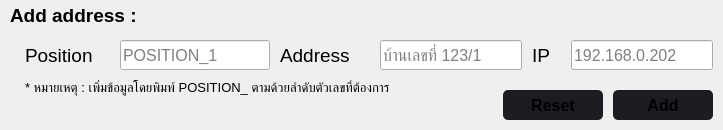
                               <widget class="QFrame" name="frame_top_add_address">
                                <property name="minimumSize">
                                 <size>
                                  <width>0</width>
                                  <height>130</height>
                                 </size>
                                </property>
                                <property name="maximumSize">
                                 <size>
                                  <width>16777215</width>
                                  <height>130</height>
                                 </size>
                                </property>
                                <property name="frameShadow">
                                 <enum>QFrame::Raised</enum>
                                </property>
                                <layout class="QVBoxLayout" name="layout_frame_top_add_token_4">
                                 <property name="spacing">
                                  <number>10</number>
                                 </property>
                                 <property name="leftMargin">
                                  <number>10</number>
                                 </property>
                                 <property name="topMargin">
                                  <number>0</number>
                                 </property>
                                 <property name="rightMargin">
                                  <number>10</number>
                                 </property>
                                 <property name="bottomMargin">
                                  <number>0</number>
                                 </property>
                                 <item>
                                  <widget class="QLabel" name="label_top_add_address">
                                   <property name="minimumSize">
                                    <size>
                                     <width>0</width>
                                     <height>30</height>
                                    </size>
                                   </property>
                                   <property name="maximumSize">
                                    <size>
                                     <width>16777215</width>
                                     <height>30</height>
                                    </size>
                                   </property>
                                   <property name="font">
                                    <font>
                                     <pointsize>14</pointsize>
                                     <weight>75</weight>
                                     <bold>true</bold>
                                    </font>
                                   </property>
                                   <property name="text">
                                    <string>Add address :</string>
                                   </property>
                                  </widget>
                                 </item>
                                 <item>
                                  <widget class="QFrame" name="frame_top_add_address_2">
                                   <property name="frameShadow">
                                    <enum>QFrame::Raised</enum>
                                   </property>
                                   <layout class="QHBoxLayout" name="layout_frame_top_add_token_5">
                                    <property name="spacing">
                                     <number>10</number>
                                    </property>
                                    <property name="leftMargin">
                                     <number>15</number>
                                    </property>
                                    <property name="topMargin">
                                     <number>0</number>
                                    </property>
                                    <property name="rightMargin">
                                     <number>0</number>
                                    </property>
                                    <property name="bottomMargin">
                                     <number>0</number>
                                    </property>
                                    <item>
                                     <widget class="QLabel" name="label_address_position">
                                      <property name="minimumSize">
                                       <size>
                                        <width>85</width>
                                        <height>0</height>
                                       </size>
                                      </property>
                                      <property name="maximumSize">
                                       <size>
                                        <width>85</width>
                                        <height>16777215</height>
                                       </size>
                                      </property>
                                      <property name="font">
                                       <font>
                                        <pointsize>14</pointsize>
                                        <weight>50</weight>
                                        <bold>false</bold>
                                       </font>
                                      </property>
                                      <property name="text">
                                       <string>Position</string>
                                      </property>
                                     </widget>
                                    </item>
                                    <item>
                                     <widget class="QLineEdit" name="lineEdit_address_position">
                                      <property name="minimumSize">
                                       <size>
                                        <width>150</width>
                                        <height>30</height>
                                       </size>
                                      </property>
                                      <property name="maximumSize">
                                       <size>
                                        <width>150</width>
                                        <height>16777215</height>
                                       </size>
                                      </property>
                                      <property name="font">
                                       <font>
                                        <pointsize>12</pointsize>
                                       </font>
                                      </property>
                                      <property name="placeholderText">
                                       <string>POSITION_1</string>
                                      </property>
                                     </widget>
                                    </item>
                                    <item>
                                     <widget class="QLabel" name="label_address_info">
                                      <property name="minimumSize">
                                       <size>
                                        <width>90</width>
                                        <height>0</height>
                                       </size>
                                      </property>
                                      <property name="maximumSize">
                                       <size>
                                        <width>90</width>
                                        <height>16777215</height>
                                       </size>
                                      </property>
                                      <property name="font">
                                       <font>
                                        <pointsize>14</pointsize>
                                       </font>
                                      </property>
                                      <property name="text">
                                       <string>Address</string>
                                      </property>
                                     </widget>
                                    </item>
                                    <item>
                                     <widget class="QLineEdit" name="lineEdit_address_info">
                                      <property name="minimumSize">
                                       <size>
                                        <width>0</width>
                                        <height>30</height>
                                       </size>
                                      </property>
                                      <property name="maximumSize">
                                       <size>
                                        <width>200</width>
                                        <height>16777215</height>
                                       </size>
                                      </property>
                                      <property name="font">
                                       <font>
                                        <pointsize>12</pointsize>
                                       </font>
                                      </property>
                                      <property name="placeholderText">
                                       <string>บ้านเลขที่ 123/1</string>
                                      </property>
                                     </widget>
                                    </item>
                                    <item>
                                     <widget class="QLabel" name="label_address_ip">
                                      <property name="minimumSize">
                                       <size>
                                        <width>29</width>
                                        <height>0</height>
                                       </size>
                                      </property>
                                      <property name="maximumSize">
                                       <size>
                                        <width>30</width>
                                        <height>16777215</height>
                                       </size>
                                      </property>
                                      <property name="font">
                                       <font>
                                        <pointsize>14</pointsize>
                                       </font>
                                      </property>
                                      <property name="text">
                                       <string>IP</string>
                                      </property>
                                     </widget>
                                    </item>
                                    <item>
                                     <widget class="QLineEdit" name="lineEdit_address_ip">
                                      <property name="minimumSize">
                                       <size>
                                        <width>0</width>
                                        <height>30</height>
                                       </size>
                                      </property>
                                      <property name="maximumSize">
                                       <size>
                                        <width>16777215</width>
                                        <height>16777215</height>
                                       </size>
                                      </property>
                                      <property name="font">
                                       <font>
                                        <pointsize>12</pointsize>
                                       </font>
                                      </property>
                                      <property name="placeholderText">
                                       <string>192.168.0.202</string>
                                      </property>
                                     </widget>
                                    </item>
                                   </layout>
                                  </widget>
                                 </item>
                                 <item>
                                  <widget class="QFrame" name="frame_top_add_address_3">
                                   <property name="minimumSize">
                                    <size>
                                     <width>0</width>
                                     <height>50</height>
                                    </size>
                                   </property>
                                   <property name="maximumSize">
                                    <size>
                                     <width>16777215</width>
                                     <height>50</height>
                                    </size>
                                   </property>
                                   <property name="frameShadow">
                                    <enum>QFrame::Raised</enum>
                                   </property>
                                   <layout class="QHBoxLayout" name="layout_frame_top_add_token_6">
                                    <property name="spacing">
                                     <number>10</number>
                                    </property>
                                    <property name="leftMargin">
                                     <number>15</number>
                                    </property>
                                    <property name="topMargin">
                                     <number>0</number>
                                    </property>
                                    <property name="rightMargin">
                                     <number>0</number>
                                    </property>
                                    <property name="bottomMargin">
                                     <number>0</number>
                                    </property>
                                    <item>
                                     <widget class="QLabel" name="label_position_warning">
                                      <property name="font">
                                       <font>
                                        <pointsize>10</pointsize>
                                       </font>
                                      </property>
                                      <property name="text">
                                       <string>* หมายเหตุ : เพิ่มข้อมูลโดยพิมพ์ POSITION_ ตามด้วยลำดับตัวเลขที่ต้องการ</string>
                                      </property>
                                      <property name="alignment">
                                       <set>Qt::AlignLeading|Qt::AlignLeft|Qt::AlignTop</set>
                                      </property>
                                     </widget>
                                    </item>
                                    <item>
                                     <widget class="QFrame" name="frame_top_add_address_blank">
                                      <property name="frameShadow">
                                       <enum>QFrame::Raised</enum>
                                      </property>
                                     </widget>
                                    </item>
                                    <item>
                                     <widget class="QPushButton" name="btn_add_address_reset">
                                      <property name="minimumSize">
                                       <size>
                                        <width>100</width>
                                        <height>30</height>
                                       </size>
                                      </property>
                                      <property name="maximumSize">
                                       <size>
                                        <width>100</width>
                                        <height>16777215</height>
                                       </size>
                                      </property>
                                      <property name="font">
                                       <font>
                                        <pointsize>12</pointsize>
                                        <weight>75</weight>
                                        <bold>true</bold>
                                       </font>
                                      </property>
                                      <property name="styleSheet">
                                       <string notr="true">QPushButton {
	background-position: center;
	background-repeat: no-reperat;
	background-color: rgb(27, 29, 35);
	border-radius: 5px;
}
QPushButton:hover {
	background-color: rgb(33, 37, 43);
}
QPushButton:pressed {	
	background-color: rgb(85, 170, 255);
}</string>
                                      </property>
                                      <property name="text">
                                       <string>Reset</string>
                                      </property>
                                     </widget>
                                    </item>
                                    <item>
                                     <widget class="QPushButton" name="btn_add_address">
                                      <property name="minimumSize">
                                       <size>
                                        <width>100</width>
                                        <height>30</height>
                                       </size>
                                      </property>
                                      <property name="maximumSize">
                                       <size>
                                        <width>100</width>
                                        <height>16777215</height>
                                       </size>
                                      </property>
                                      <property name="font">
                                       <font>
                                        <pointsize>12</pointsize>
                                        <weight>75</weight>
                                        <bold>true</bold>
                                       </font>
                                      </property>
                                      <property name="layoutDirection">
                                       <enum>Qt::LeftToRight</enum>
                                      </property>
                                      <property name="styleSheet">
                                       <string notr="true">QPushButton {
	background-position: center;
	background-repeat: no-reperat;
	background-color: rgb(27, 29, 35);
	border-radius: 5px;
}
QPushButton:hover {
	background-color: rgb(33, 37, 43);
}
QPushButton:pressed {	
	background-color: rgb(85, 170, 255);
}</string>
                                      </property>
                                      <property name="text">
                                       <string>Add</string>
                                      </property>
                                     </widget>
                                    </item>
                                   </layout>
                                  </widget>
                                 </item>
                                </layout>
                               </widget>
